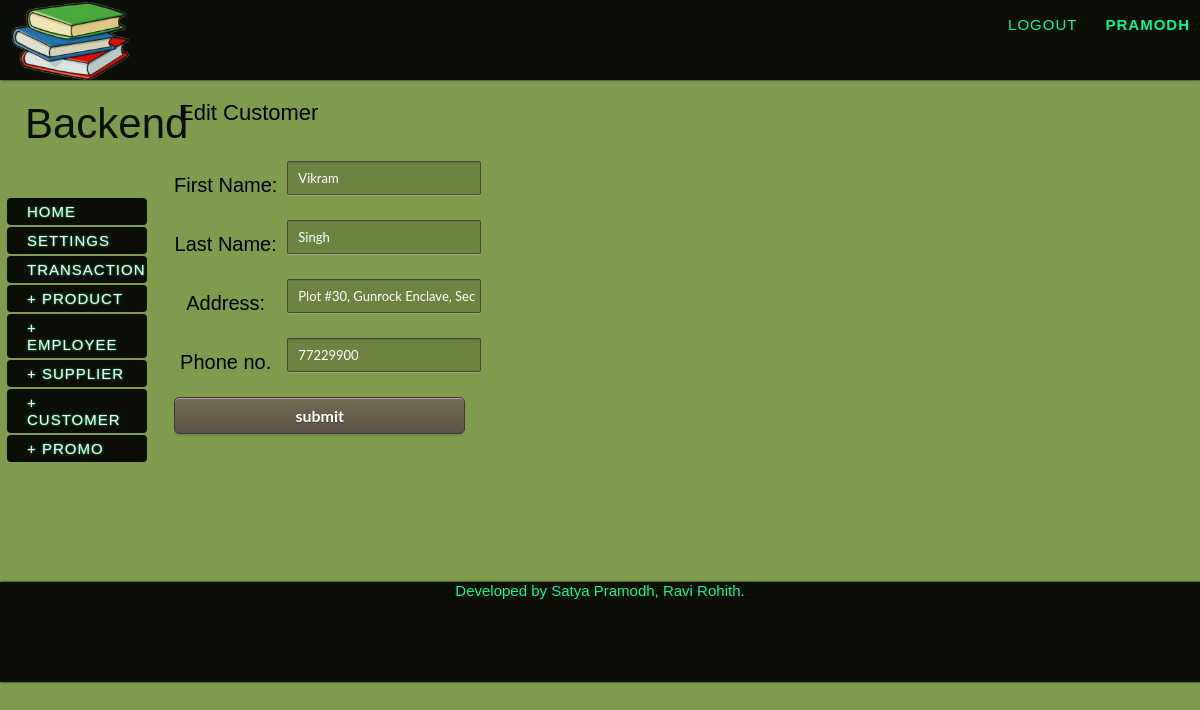
/editlist.php?name=customer&id=1 (signed in), run on the app's committed database.
### tables this page shows
CREATE TABLE IF NOT EXISTS `customer` (
  `cid` int(11) NOT NULL AUTO_INCREMENT,
  `first_name` varchar(20) NOT NULL,
  `last_name` varchar(20) NOT NULL,
  `cjoin_date` date NOT NULL,
  `cmoney_spent` int(11) NOT NULL,
  `caddress` varchar(50) NOT NULL,
  `cmoney_spent_reset` int(5) NOT NULL,
  `cphone` int(12) NOT NULL,
  PRIMARY KEY (`cid`),
  UNIQUE KEY `cphone` (`cphone`)
);

### editlist.php (the view, shortened to what this page needs)
<?php
	require_once("include/header.php");
?>
<div id="body">
	<?php include_once("include/left_content.php"); ?>
    <div class="rcontent">
      <?php
	  	  if(!strcmp(strtolower($_GET['name']),"customer") & isset($_GET['success'])){
				$result=mysql_query("update customer set first_name='{$_POST['fname']}',last_name='{$_POST['lname']}',caddress='{$_POST['caddress']}',cphone={$_POST['cphone']} where cid='{$_POST['cid']}'");
				if(!$result)echo "Addition not successful ".mysql_error();
	   			else echo"<h1><span>Editting of customer data successful</span></h1>";
			}
			else{
	   if(isset($_GET['name'])&isset($_GET['id'])){
		if(!strcmp(strtolower($_GET['name']),"customer")){
			echo"<h1><span>Edit ".ucfirst($_GET['name'])."</span></h1>";
			echo"<div id='data'>";
				$plist=mysql_query("select * from customer where cid='{$_GET['id']}'");
				$plist=mysql_fetch_array($plist);
			echo "<form method='post' action='editlist.php?name=customer&success=1'>
					  <table>
						<tr><td style='padding:5px'>First Name: </td><td><input name='fname' type='text' value='{$plist['first_name']}'/></td></tr>
						<tr><td style='padding:5px'>Last Name: </td><td><input name='lname' type='text' value='{$plist['last_name']}'/></td></tr>
						<tr><td style='padding:5px'>Address: </td><td><input name='caddress' type='text' value='{$plist['caddress']}' /></td></tr>
						<input type='hidden' name='cid' value='{$_GET['id']}' />
						<tr><td style='padding:5px'>Phone no.</td><td><input type='text' placeholder='+91..' name='cphone' value='{$plist['cphone']}'/></td></tr>
						<tr><td colspan='2'><input type='submit' value='submit' /></td></tr>
					</table></form>";
			echo"</div>";
			}
		}
	  }
	  ?>
    </div>
</div>
<?php
	require_once("include/footer.php");
?>

### css/outline.css (style rules this page uses)
body { margin-left:auto; margin-right:auto; background-color: #7f9b4e; background-repeat: repeat, no-repeat; background-position: center center; background-attachment: fixed; -webkit-background-size: auto, cover; -moz-background-size: auto, cover; -o-background-size: auto, cover; background-size: auto, cover; color: #000; font-family: 'Josefin Slab', Arial, sans-serif; font-size: 20px; }
h1 { margin:0px; padding:20px; font-size:42px; color:#000; text-align:left; font-weight:400; text-align:left; }
h1 span { font-size:22px; color:#000; padding-top:10px; }
.rcontent { position:relative; width:84%; margin:0px 5px; float:left; overflow:auto; padding-bottom:100px; }
#data { padding:10px; }
#itemList th,td { padding:5px; text-align:center; }

### data on the page
customer: fname "Vikram", lname "Singh", caddress "Plot #30, Gunrock Enclave, Sec", cphone "77229900"

### other printed values
$_SESSION['username'] "PRAMODH"
$_GET['name'] "Customer"
